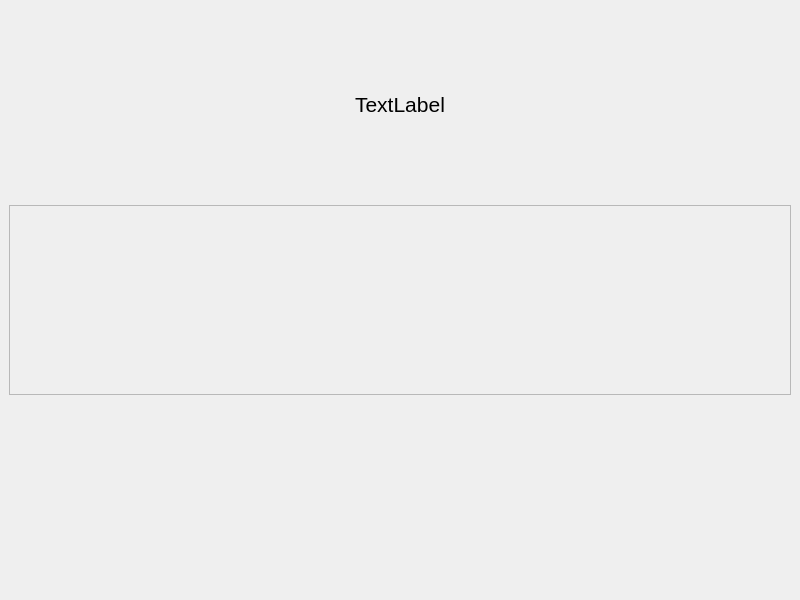
<?xml version="1.0" encoding="UTF-8"?>
<ui version="4.0">
 <class>Main</class>
 <widget class="QMainWindow" name="Main">
  <property name="geometry">
   <rect>
    <x>0</x>
    <y>0</y>
    <width>800</width>
    <height>600</height>
   </rect>
  </property>
  <property name="windowTitle">
   <string>AlarmControl</string>
  </property>
  <property name="windowIcon">
   <iconset resource="alarm.qrc">
    <normaloff>:/main/icons/ida_logo.png</normaloff>:/main/icons/ida_logo.png</iconset>
  </property>
  <widget class="QWidget" name="centralwidget">
   <layout class="QVBoxLayout" name="verticalLayout">
    <item>
     <widget class="QLabel" name="label">
      <property name="font">
       <font>
        <pointsize>16</pointsize>
       </font>
      </property>
      <property name="text">
       <string>TextLabel</string>
      </property>
      <property name="alignment">
       <set>Qt::AlignCenter</set>
      </property>
     </widget>
    </item>
    <item>
     <widget class="AlarmControl" name="alarm_control">
      <property name="frameShape">
       <enum>QFrame::StyledPanel</enum>
      </property>
      <property name="frameShadow">
       <enum>QFrame::Raised</enum>
      </property>
     </widget>
    </item>
    <item>
     <widget class="QWidget" name="widget" native="true"/>
    </item>
   </layout>
  </widget>
 </widget>
 <customwidgets>
  <customwidget>
   <class>AlarmControl</class>
   <extends>QFrame</extends>
   <header>alarm.h</header>
   <container>1</container>
  </customwidget>
 </customwidgets>
 <resources>
  <include location="alarm.qrc"/>
 </resources>
 <connections/>
</ui>
